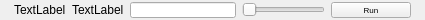
<?xml version="1.0" encoding="UTF-8"?>
<ui version="4.0">
 <class>SubjForm</class>
 <widget class="QWidget" name="SubjForm">
  <property name="geometry">
   <rect>
    <x>0</x>
    <y>0</y>
    <width>425</width>
    <height>20</height>
   </rect>
  </property>
  <property name="sizePolicy">
   <sizepolicy hsizetype="Expanding" vsizetype="Minimum">
    <horstretch>0</horstretch>
    <verstretch>0</verstretch>
   </sizepolicy>
  </property>
  <property name="windowTitle">
   <string>Form</string>
  </property>
  <layout class="QGridLayout" name="gridLayout_2">
   <property name="topMargin">
    <number>1</number>
   </property>
   <property name="bottomMargin">
    <number>1</number>
   </property>
   <property name="verticalSpacing">
    <number>1</number>
   </property>
   <item row="0" column="0">
    <layout class="QGridLayout" name="gridLayout">
     <property name="leftMargin">
      <number>3</number>
     </property>
     <property name="rightMargin">
      <number>3</number>
     </property>
     <property name="horizontalSpacing">
      <number>6</number>
     </property>
     <property name="verticalSpacing">
      <number>1</number>
     </property>
     <item row="0" column="1">
      <widget class="QLabel" name="subjLabel">
       <property name="sizePolicy">
        <sizepolicy hsizetype="MinimumExpanding" vsizetype="Minimum">
         <horstretch>0</horstretch>
         <verstretch>0</verstretch>
        </sizepolicy>
       </property>
       <property name="maximumSize">
        <size>
         <width>16777215</width>
         <height>16</height>
        </size>
       </property>
       <property name="text">
        <string>TextLabel</string>
       </property>
      </widget>
     </item>
     <item row="0" column="2">
      <widget class="QLineEdit" name="subjEdit">
       <property name="sizePolicy">
        <sizepolicy hsizetype="Expanding" vsizetype="Minimum">
         <horstretch>0</horstretch>
         <verstretch>0</verstretch>
        </sizepolicy>
       </property>
       <property name="maximumSize">
        <size>
         <width>16777215</width>
         <height>16</height>
        </size>
       </property>
      </widget>
     </item>
     <item row="0" column="3">
      <widget class="QSlider" name="subjSlider">
       <property name="sizePolicy">
        <sizepolicy hsizetype="Expanding" vsizetype="Minimum">
         <horstretch>0</horstretch>
         <verstretch>0</verstretch>
        </sizepolicy>
       </property>
       <property name="maximumSize">
        <size>
         <width>16777215</width>
         <height>16</height>
        </size>
       </property>
       <property name="orientation">
        <enum>Qt::Horizontal</enum>
       </property>
      </widget>
     </item>
     <item row="0" column="4">
      <widget class="QPushButton" name="subjButton">
       <property name="sizePolicy">
        <sizepolicy hsizetype="Minimum" vsizetype="Minimum">
         <horstretch>0</horstretch>
         <verstretch>0</verstretch>
        </sizepolicy>
       </property>
       <property name="maximumSize">
        <size>
         <width>16777215</width>
         <height>16</height>
        </size>
       </property>
       <property name="font">
        <font>
         <pointsize>6</pointsize>
        </font>
       </property>
       <property name="text">
        <string>Run</string>
       </property>
       <property name="iconSize">
        <size>
         <width>16</width>
         <height>12</height>
        </size>
       </property>
      </widget>
     </item>
     <item row="0" column="0">
      <widget class="QLabel" name="subjPerm">
       <property name="sizePolicy">
        <sizepolicy hsizetype="Preferred" vsizetype="Minimum">
         <horstretch>0</horstretch>
         <verstretch>0</verstretch>
        </sizepolicy>
       </property>
       <property name="maximumSize">
        <size>
         <width>16777215</width>
         <height>16</height>
        </size>
       </property>
       <property name="text">
        <string>TextLabel</string>
       </property>
      </widget>
     </item>
    </layout>
   </item>
  </layout>
 </widget>
 <resources/>
 <connections>
  <connection>
   <sender>subjButton</sender>
   <signal>pressed()</signal>
   <receiver>SubjForm</receiver>
   <slot>callbackSubjButton()</slot>
   <hints>
    <hint type="sourcelabel">
     <x>363</x>
     <y>23</y>
    </hint>
    <hint type="destinationlabel">
     <x>315</x>
     <y>45</y>
    </hint>
   </hints>
  </connection>
 </connections>
 <slots>
  <slot>callbackSubjButton()</slot>
 </slots>
</ui>
